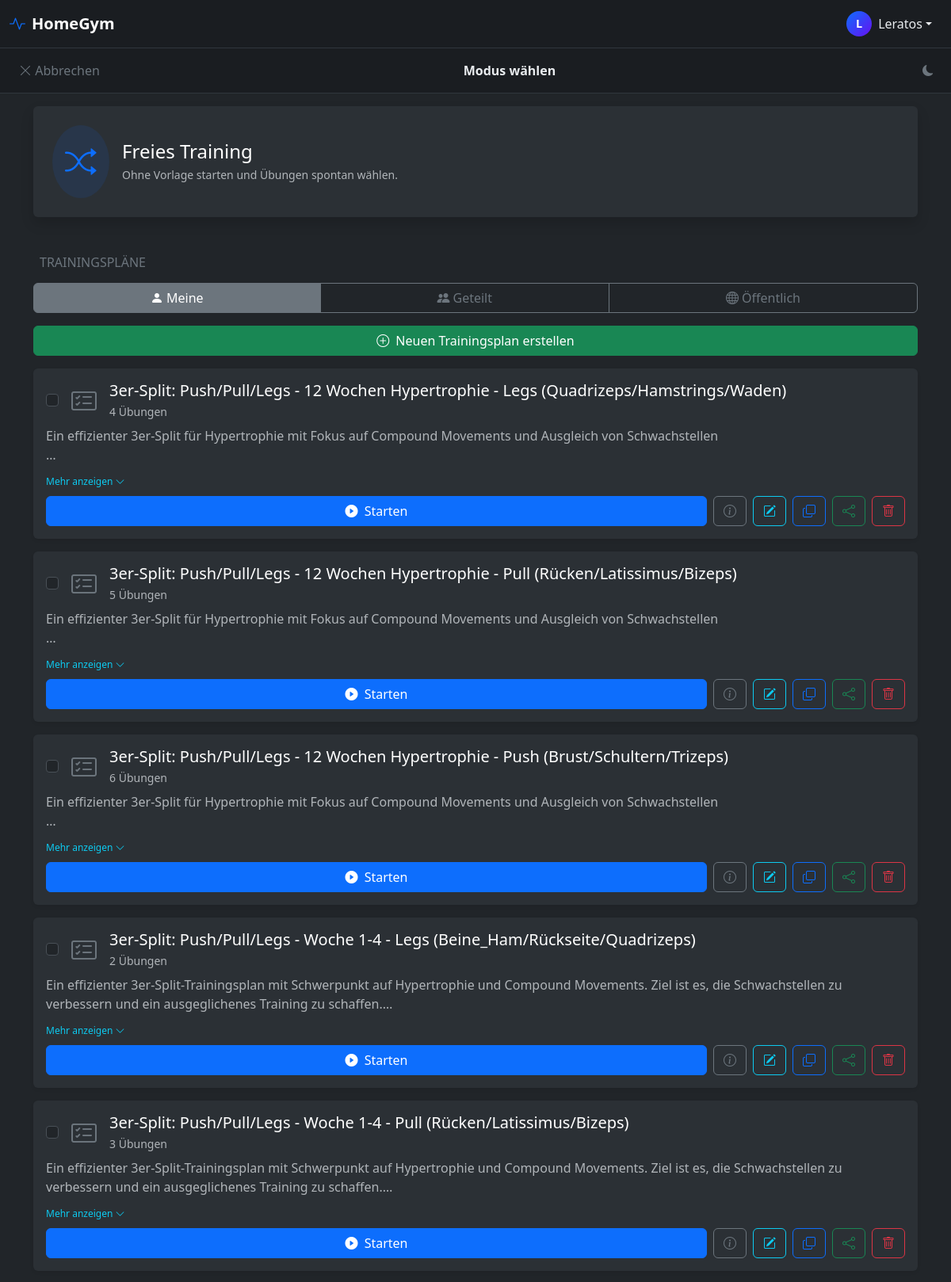
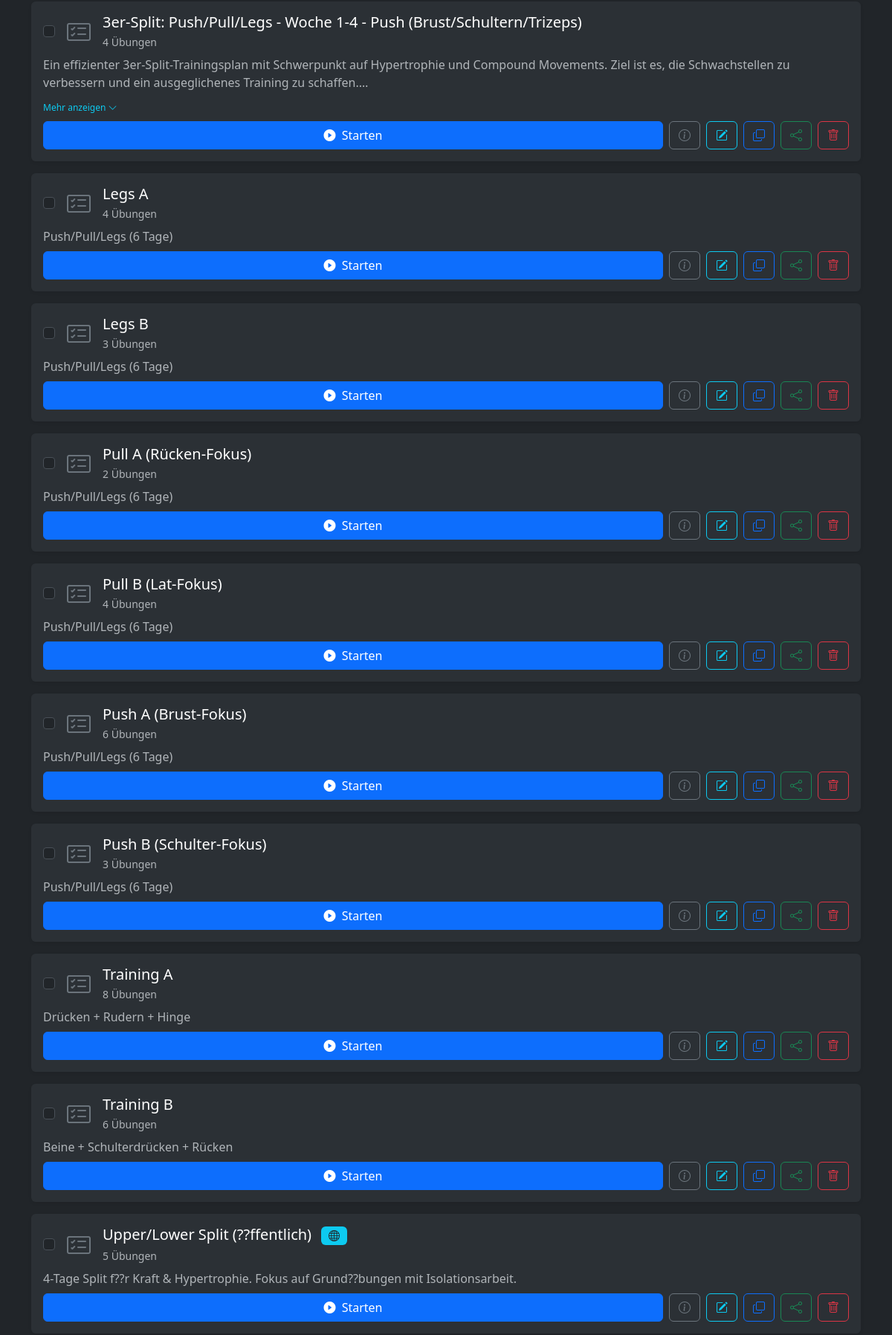
The page /training/select/ (signed in, upper part) on the database its author committed (2 pictures, top to bottom).
### core/models.py (models this page shows, shortened)
class Plan(models.Model):
    user = models.ForeignKey(User, on_delete=models.CASCADE, related_name="plaene", null=True)
    name = models.CharField(max_length=100, verbose_name="Name des Plans")
    beschreibung = models.TextField(blank=True, verbose_name="Beschreibung")
    is_public = models.BooleanField(default=False, verbose_name="Öffentlich")
    erstellt_am = models.DateTimeField(auto_now_add=True)
    shared_with = models.ManyToManyField(
        User,
        related_name="shared_plans",
        blank=True,
        verbose_name="Geteilt mit",
        help_text="User, die diesen Plan sehen können (ohne öffentlich zu sein)"
    )
    gruppe_id = models.UUIDField(
        null=True,
        blank=True,
        verbose_name="Gruppen-ID",
        help_text="Pläne mit gleicher ID gehören zusammen (z.B. Split-Tage)"
    )
    gruppe_name = models.CharField(
        max_length=100,
        blank=True,
        verbose_name="Gruppenname",
        help_text="Name der Plangruppe (z.B. 'Push/Pull/Legs Split')"
    )
    gruppe_reihenfolge = models.PositiveIntegerField(
        default=0,
        verbose_name="Reihenfolge in Gruppe",
        help_text="Position des Plans innerhalb der Gruppe (0, 1, 2, ...)"
    )
    class Meta:
        verbose_name = "Trainingsplan"
        verbose_name_plural = "Trainingspläne"

### core/views.py (the view)
# urls.py: path('training/select/', views.training_select_plan, name='training_select_plan'),
def training_select_plan(request):
    from collections import OrderedDict
    filter_type = request.GET.get('filter', 'eigene')
    if filter_type == 'public':
        plaene = Plan.objects.filter(is_public=True).exclude(user=request.user).order_by('gruppe_name', 'gruppe_reihenfolge', 'name')
    elif filter_type == 'shared':
        plaene = request.user.shared_plans.all().order_by('gruppe_name', 'gruppe_reihenfolge', 'name')
    else:
        plaene = Plan.objects.filter(user=request.user).order_by('gruppe_name', 'gruppe_reihenfolge', 'name')
    plan_gruppen = OrderedDict()
    einzelne_plaene = []
    for plan in plaene:
        if plan.gruppe_id:
            gruppe_key = str(plan.gruppe_id)
            if gruppe_key not in plan_gruppen:
                plan_gruppen[gruppe_key] = {
                    'name': plan.gruppe_name or 'Unbenannte Gruppe',
                    'plaene': []
                }
            plan_gruppen[gruppe_key]['plaene'].append(plan)
        else:
            einzelne_plaene.append(plan)
    shared_count = request.user.shared_plans.count()
    context = {
        'plaene': plaene,  # Für Fallback
        'plan_gruppen': plan_gruppen,  # Gruppierte Pläne (dict mit 'name' und 'plaene')
        'einzelne_plaene': einzelne_plaene,  # Nicht gruppierte Pläne
        'filter_type': filter_type,
        'shared_count': shared_count
    }
    return render(request, 'core/training_select_plan.html', context)

### core/context_processors.py (called while the page is built)
def global_context(request):
    return {
        'current_year': datetime.now().year,
    }

### core/templates/core/training_select_plan.html (shortened to what this page needs)
{% load static %}
{% load static %}<!doctype html>
<html lang="de" data-bs-theme="dark" id="htmlRoot">
  <head>
    <link href="https://cdn.jsdelivr.net/npm/bootstrap@5.3.3/dist/css/bootstrap.min.css" rel="stylesheet">
    <link rel="stylesheet" href="https://cdn.jsdelivr.net/npm/bootstrap-icons@1.11.3/font/bootstrap-icons.min.css">
    <link rel="stylesheet" href="{% static 'core/css/theme-styles.css' %}">
    <link rel="stylesheet" href="{% static 'core/css/toast.css' %}">
    <link rel="stylesheet" href="{% static 'core/css/offline-manager.css' %}">
</head>
  <body>
    {% include 'core/includes/global_header.html' %}
    <nav class="navbar navbar-page border-bottom">
      <div class="container-fluid">
        <a class="btn btn-outline-secondary border-0" href="{% url 'dashboard' %}">
            <i class="bi bi-x-lg"></i> Abbrechen
        </a>
        <span class="navbar-text page-title fw-bold">Modus wählen</span>
        <div style="width: 40px;">            <button onclick="toggleTheme()" class="btn btn-sm btn-outline-secondary border-0 ms-2" title="Theme wechseln">
              <i class="bi bi-moon-fill" id="themeIcon"></i>
            </button>
</div>
      </div>
    </nav>
    <div class="container pt-3">
      <a href="{% url 'training_start_free' %}" class="card card-stat border-primary mb-4 text-decoration-none shadow">
        <div class="card-body d-flex align-items-center p-4">
            <div class="bg-primary bg-opacity-10 rounded-circle p-3 me-3 text-primary">
                <i class="bi bi-shuffle fs-1"></i>
            </div>
            <div>
                <h4 class="mb-1">Freies Training</h4>
                <p class="text-muted mb-0 small">Ohne Vorlage starten und Übungen spontan wählen.</p>
            </div>
        </div>
      </a>
      <h6 class="text-secondary ps-2 mb-3 mt-5">TRAININGSPLÄNE</h6>
      <div class="btn-group w-100 mb-3" role="group">
        <a href="?filter=eigene" class="btn btn-outline-secondary {% if filter_type == 'eigene' %}active{% endif %}">
            <i class="bi bi-person-fill me-1"></i>Meine
        </a>
        <a href="?filter=shared" class="btn btn-outline-secondary {% if filter_type == 'shared' %}active{% endif %} position-relative">
            <i class="bi bi-people-fill me-1"></i>Geteilt
        </a>
        <a href="?filter=public" class="btn btn-outline-secondary {% if filter_type == 'public' %}active{% endif %}">
            <i class="bi bi-globe me-1"></i>Öffentlich
        </a>
      </div>
      {% if filter_type == 'eigene' %}
      <div class="mb-3">
        <a href="{% url 'create_plan' %}" class="btn btn-success w-100">
            <i class="bi bi-plus-circle me-2"></i>Neuen Trainingsplan erstellen
        </a>
      </div>
      {% endif %}
      {% if not plaene %}
        <div class="alert alert-secondary text-center">
            {% if filter_type == 'eigene' %}
                <i class="bi bi-info-circle me-2"></i> Noch keine Pläne erstellt. Erstelle deinen ersten Plan!
            {% elif filter_type == 'shared' %}
                <i class="bi bi-people me-2"></i> Noch keine Pläne mit dir geteilt.
                <br><small class="text-muted">Trainingspartner können Pläne über die Teilen-Funktion mit dir teilen.</small>
            {% else %}
                <i class="bi bi-info-circle me-2"></i> Noch keine öffentlichen Pläne verfügbar.
            {% endif %}
        </div>
      {% else %}
        <div class="d-grid gap-3">
            {% for plan in einzelne_plaene %}
            <div class="card card-stat border-secondary text-decoration-none shadow-sm plan-card" data-plan-id="{{ plan.id }}">
                <div class="card-body">
                    <div class="d-flex align-items-center mb-2">
                        {% if filter_type == 'eigene' %}
                        <div class="form-check me-2">
                            <input class="form-check-input plan-checkbox" type="checkbox" value="{{ plan.id }}" id="plan-check-{{ plan.id }}" onchange="updateGroupingToolbar()">
                        </div>
                        {% endif %}
                        <div class="me-3 text-secondary">
                            <i class="bi bi-card-checklist fs-2"></i>
                        </div>
                        <div class="flex-grow-1">
                            <h5 class="mb-1">
                                {{ plan.name }}
                                {% if plan.is_public %}
                                    <span class="badge bg-info text-dark ms-2"><i class="bi bi-globe"></i></span>
                                {% endif %}
                            </h5>
                            <p class="text-muted mb-0 small">
                                {{ plan.uebungen.count }} Übungen
                            </p>
                        </div>
                    </div>
                    {% if plan.beschreibung %}
                    <div class="mb-2">
                        <pre class="plan-description text-muted small" id="desc-{{ plan.id }}">{{ plan.beschreibung }}</pre>
                        <span class="toggle-description d-none" onclick="toggleDescription({{ plan.id }})">
                            <span class="show-more">Mehr anzeigen <i class="bi bi-chevron-down"></i></span>
                        </span>
                    </div>
                    {% endif %}
                    <div class="d-flex gap-2 flex-wrap">
                        {% if filter_type == 'eigene' %}
                            <a href="{% url 'training_start_plan' plan.id %}" class="btn btn-primary flex-grow-1">
                                <i class="bi bi-play-circle-fill me-1"></i> Starten
                            </a>
                            <a href="{% url 'plan_details' plan.id %}" class="btn btn-outline-secondary" title="Details">
                                <i class="bi bi-info-circle"></i>
                            </a>
                            <a href="{% url 'edit_plan' plan.id %}" class="btn btn-outline-info" title="Bearbeiten">
                                <i class="bi bi-pencil-square"></i>
                            </a>
                            <a href="{% url 'duplicate_plan' plan.id %}" class="btn btn-outline-primary" title="Duplizieren">
                                <i class="bi bi-copy"></i>
                            </a>
                            <a href="{% url 'share_plan' plan.id %}" class="btn btn-outline-success" title="Teilen">
                                <i class="bi bi-share"></i>
                            </a>
                            <button class="btn btn-outline-danger" onclick="deletePlan({{ plan.id }}, '{{ plan.name|escapejs }}')" title="Löschen">
                                <i class="bi bi-trash"></i>
                            </button>
                        {% endif %}
                    </div>
                </div>
            </div>
            {% endfor %}
        </div>
      {% endif %}
    </div>
  </body>
</html>

### core/templates/core/includes/global_header.html (shortened to what this page needs)
<nav class="navbar navbar-theme border-bottom sticky-top">
    <div class="container-fluid">
        <a class="navbar-brand fw-bold d-flex align-items-center" href="{% url 'dashboard' %}">
            <i class="bi bi-activity text-primary me-2"></i>
            <span class="d-none d-sm-inline">HomeGym</span>
        </a>
        <div class="dropdown">
            <button class="btn btn-theme dropdown-toggle d-flex align-items-center border-0"
                    type="button"
                    id="userDropdown"
                    data-bs-toggle="dropdown"
                    aria-expanded="false">
                <div class="user-avatar me-2">
                    {{ user.username|slice:":1"|upper }}
                </div>
                <span class="d-none d-md-inline">{{ user.username }}</span>
            </button>
        </div>
    </div>
</nav>

### core/static/core/css/theme-styles.css (style rules this page uses)
.card-stat { border: none; }
.row .card-stat, .d-grid .card-stat { height: 100%; }
[data-bs-theme="dark"] .card-stat { background-color: #2b3035; color: #fff; }
[data-bs-theme="dark"] .card { background-color: #2b3035; color: #fff; }
.navbar-page { background-color: var(--bs-body-bg); border-bottom-color: var(--bs-border-color) !important; }
[data-bs-theme="dark"] .navbar-page { background-color: #1a1d21; border-bottom-color: #30363d !important; }
.navbar-page .navbar-text, .navbar-page .page-title { color: var(--bs-body-color); }
[data-bs-theme="dark"] .navbar-page .navbar-text, [data-bs-theme="dark"] .navbar-page .page-title { color: #e9ecef; }

### core/templates/core/training_select_plan.html (style rules this page uses)
.plan-description { display: -webkit-box; -webkit-line-clamp: 2; -webkit-box-orient: vertical; overflow: hidden; text-overflow: ellipsis; white-space: pre-wrap; font-family: inherit; font-size: inherit; background: transparent; border: none; padding: 0; margin-bottom: 0.5rem !important; max-height: 3em; line-height: 1.5; }
.toggle-description { cursor: pointer; color: var(--bs-info); font-size: 0.75rem; }

### core/templates/core/includes/global_header.html (style rules this page uses)
.navbar-theme { background-color: var(--bs-body-bg); border-bottom-color: var(--bs-border-color) !important; }
[data-bs-theme="dark"] .navbar-theme { background-color: #1a1d21; border-bottom-color: #30363d !important; }
.btn-theme { background-color: transparent; color: var(--bs-body-color); }
[data-bs-theme="dark"] .btn-theme { color: #e9ecef; }
.user-avatar { width: 32px; height: 32px; background: linear-gradient(135deg, #0d6efd, #6610f2); border-radius: 50%; display: flex; align-items: center; justify-content: center; font-weight: bold; font-size: 0.9rem; color: white; }

### rows shown on the page
Plan: name "3er-Split: Push/Pull/Legs - 12 Wochen Hypertrophie - Legs (Quadrizeps/Hamstrings/Waden)", uebungen.count "4", beschreibung "Ein effizienter 3er-Split für Hypertrophie mit Fokus auf Compound Movements und Ausgleich von…"
Plan: name "3er-Split: Push/Pull/Legs - 12 Wochen Hypertrophie - Pull (Rücken/Latissimus/Bizeps)", uebungen.count "5", beschreibung "Ein effizienter 3er-Split für Hypertrophie mit Fokus auf Compound Movements und Ausgleich von…"
Plan: name "3er-Split: Push/Pull/Legs - 12 Wochen Hypertrophie - Push (Brust/Schultern/Trizeps)", uebungen.count "6", beschreibung "Ein effizienter 3er-Split für Hypertrophie mit Fokus auf Compound Movements und Ausgleich von…"
Plan: name "3er-Split: Push/Pull/Legs - Woche 1-4 - Legs (Beine_Ham/Rückseite/Quadrizeps)", uebungen.count "2", beschreibung "Ein effizienter 3er-Split-Trainingsplan mit Schwerpunkt auf Hypertrophie und Compound Movements. Ziel ist es, die Schwachstellen zu verbessern und ein ausgeglichenes Training zu…"
Plan: name "3er-Split: Push/Pull/Legs - Woche 1-4 - Pull (Rücken/Latissimus/Bizeps)", uebungen.count "3", beschreibung "Ein effizienter 3er-Split-Trainingsplan mit Schwerpunkt auf Hypertrophie und Compound Movements. Ziel ist es, die Schwachstellen zu verbessern und ein ausgeglichenes Training zu…"
Plan: name "3er-Split: Push/Pull/Legs - Woche 1-4 - Push (Brust/Schultern/Trizeps)", uebungen.count "4", beschreibung "Ein effizienter 3er-Split-Trainingsplan mit Schwerpunkt auf Hypertrophie und Compound Movements. Ziel ist es, die Schwachstellen zu verbessern und ein ausgeglichenes Training zu…"
Plan: name "Legs A", uebungen.count "4", beschreibung "Push/Pull/Legs (6 Tage)"
Plan: name "Legs B", uebungen.count "3", beschreibung "Push/Pull/Legs (6 Tage)"
Plan: name "Pull A (Rücken-Fokus)", uebungen.count "2", beschreibung "Push/Pull/Legs (6 Tage)"
Plan: name "Pull B (Lat-Fokus)", uebungen.count "4", beschreibung "Push/Pull/Legs (6 Tage)"
Plan: name "Push A (Brust-Fokus)", uebungen.count "6", beschreibung "Push/Pull/Legs (6 Tage)"
Plan: name "Push B (Schulter-Fokus)", uebungen.count "3", beschreibung "Push/Pull/Legs (6 Tage)"
Plan: name "Training A", uebungen.count "8", beschreibung "Drücken + Rudern + Hinge"
Plan: name "Training B", uebungen.count "6", beschreibung "Beine + Schulterdrücken + Rücken"
Plan: name "Upper/Lower Split (??ffentlich)", is_public True (drawn), uebungen.count "5", beschreibung "4-Tage Split f??r Kraft & Hypertrophie. Fokus auf Grund??bungen mit Isolationsarbeit."

### other values the page prints
{{ user.username|slice:":1"|upper }} "L"
{{ user.username }} "Leratos"
